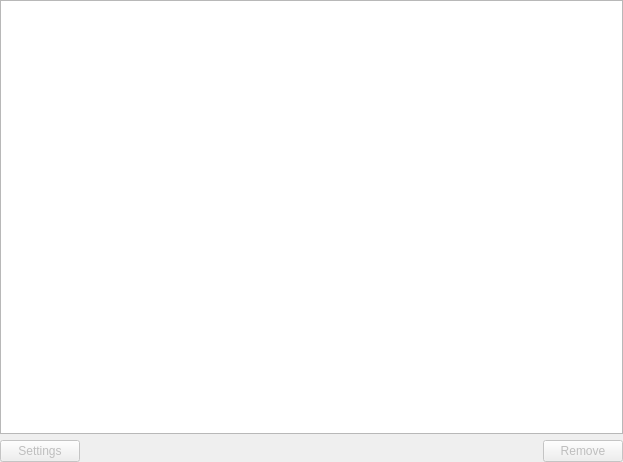
<?xml version="1.0" encoding="UTF-8"?>
<ui version="4.0">
 <class>PluginsList</class>
 <widget class="QWidget" name="PluginsList">
  <property name="geometry">
   <rect>
    <x>0</x>
    <y>0</y>
    <width>623</width>
    <height>462</height>
   </rect>
  </property>
  <layout class="QVBoxLayout" name="verticalLayout">
   <property name="leftMargin">
    <number>0</number>
   </property>
   <property name="topMargin">
    <number>0</number>
   </property>
   <property name="rightMargin">
    <number>0</number>
   </property>
   <property name="bottomMargin">
    <number>0</number>
   </property>
   <item>
    <widget class="QListWidget" name="list">
     <property name="alternatingRowColors">
      <bool>true</bool>
     </property>
     <property name="verticalScrollMode">
      <enum>QAbstractItemView::ScrollPerPixel</enum>
     </property>
     <property name="uniformItemSizes">
      <bool>true</bool>
     </property>
     <property name="wordWrap">
      <bool>true</bool>
     </property>
    </widget>
   </item>
   <item>
    <layout class="QHBoxLayout" name="horizontalLayout">
     <item>
      <widget class="QPushButton" name="butSettings">
       <property name="enabled">
        <bool>false</bool>
       </property>
       <property name="sizePolicy">
        <sizepolicy hsizetype="Fixed" vsizetype="Fixed">
         <horstretch>0</horstretch>
         <verstretch>0</verstretch>
        </sizepolicy>
       </property>
       <property name="text">
        <string>Settings</string>
       </property>
      </widget>
     </item>
     <item>
      <spacer name="horizontalSpacer">
       <property name="orientation">
        <enum>Qt::Horizontal</enum>
       </property>
       <property name="sizeHint" stdset="0">
        <size>
         <width>40</width>
         <height>20</height>
        </size>
       </property>
      </spacer>
     </item>
     <item>
      <widget class="QPushButton" name="butRemove">
       <property name="enabled">
        <bool>false</bool>
       </property>
       <property name="text">
        <string>Remove</string>
       </property>
      </widget>
     </item>
    </layout>
   </item>
  </layout>
 </widget>
 <resources/>
 <connections/>
</ui>
